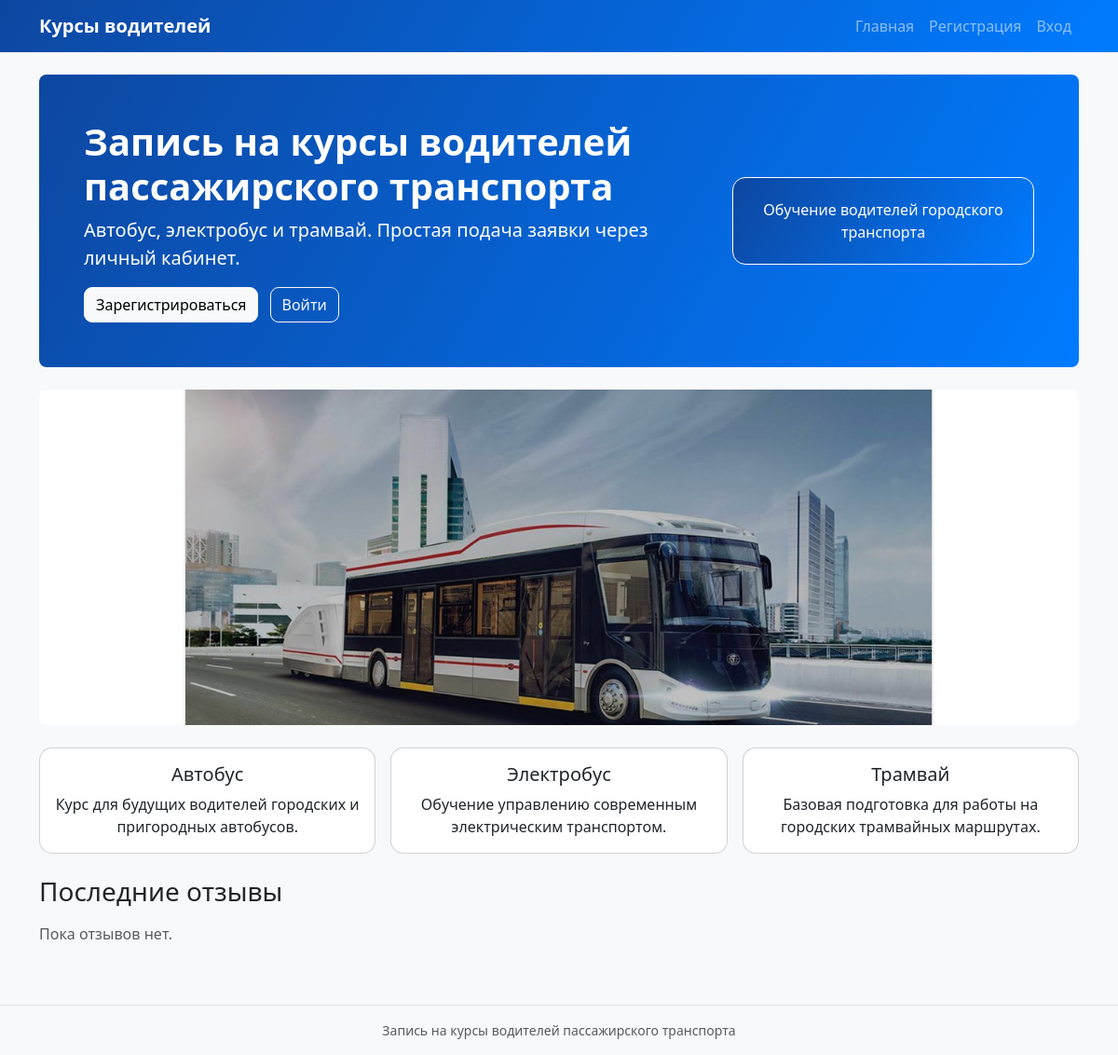
The app's page /, older data.
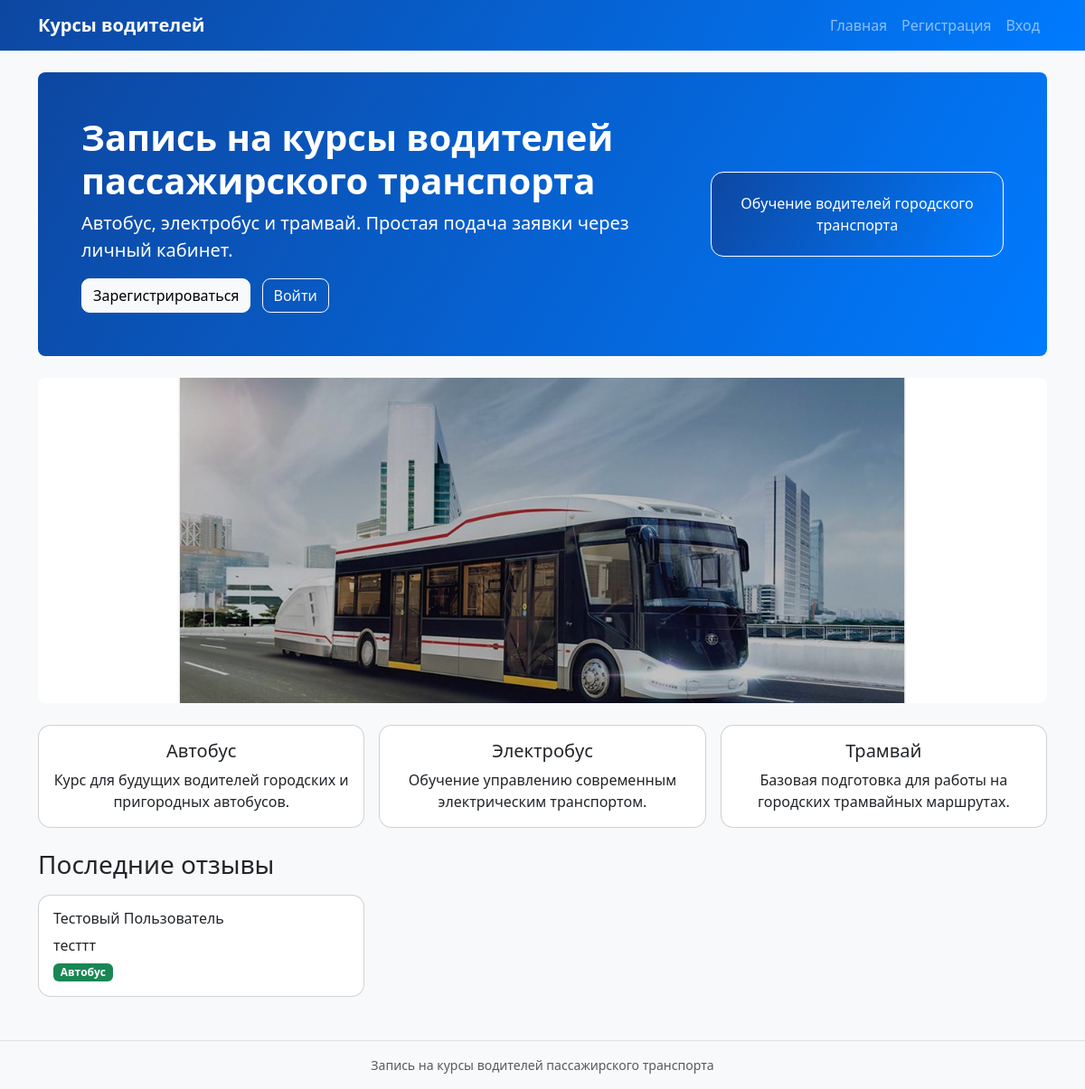
The same page, newer data.
### courses/models.py (models this page shows, shortened)
class Review(models.Model):
    user = models.ForeignKey(User, on_delete=models.CASCADE, verbose_name='Пользователь')
    application = models.OneToOneField(Application, on_delete=models.CASCADE, verbose_name='Заявка')
    text = models.TextField('Отзыв')
    created_at = models.DateTimeField('Дата отзыва', auto_now_add=True)

class User(models.Model):
    surname = models.CharField('Фамилия', max_length=50)
    name = models.CharField('Имя', max_length=50)
    patronymic = models.CharField('Отчество', max_length=50, blank=True)
    login = models.CharField('Логин', max_length=50, unique=True)
    password = models.CharField('Пароль', max_length=100)
    phone = models.CharField('Телефон', max_length=30)
    email = models.EmailField('Email')

class Application(models.Model):
    COURSE_CHOICES = [
        ('bus', 'Автобус'),
        ('electrobus','Электробус'),
        ('tram','Трамвай'),
    ]
    PAYMENT_CHOICES = [
        ('cash','Наличные'),
        ('card', 'Карта'),
        ('online', 'Онлайн'),
    ]
    STATUS_CHOICES = [
        ('new', 'Новая'),
        ('learning', 'Идет обучение'),
        ('finished', 'Обучение завершено'),
    ]
    user = models.ForeignKey(User, on_delete=models.CASCADE, verbose_name='Пользователь')
    course_type = models.CharField('Курс', max_length=20, choices=COURSE_CHOICES)
    payment_type = models.CharField('Способ оплаты', max_length=20, choices=PAYMENT_CHOICES)
    preferred_date = models.DateField('Дата обучения')
    status = models.CharField('Статус', max_length=20, choices=STATUS_CHOICES, default='new')
    created_at = models.DateTimeField('Дата заявки', auto_now_add=True)

### courses/views.py (the view)
# urls.py: path('', views.index, name='index'),
def index(request):
    reviews = Review.objects.select_related('user', 'application').order_by('-created_at')[:3]
    return render(request, 'index.html', {'reviews': reviews, 'slider_images': SLIDER_IMAGES})

### templates/index.html
{% extends 'base.html' %}
{% load static %}
{% block content %}
<section class="banner rounded-3 p-4 p-md-5 mb-4 text-white">
    <div class="row align-items-center">
        <div class="col-md-8">
            <h1 class="display-6 fw-bold">Запись на курсы водителей пассажирского транспорта</h1>
            <p class="lead">Автобус, электробус и трамвай. Простая подача заявки через личный кабинет.</p>
            <a href="{% url 'register' %}" class="btn btn-light me-2">Зарегистрироваться</a>
            <a href="{% url 'login' %}" class="btn btn-outline-light">Войти</a>
        </div>
        <div class="col-md-4 mt-3 mt-md-0">
            <div class="banner-box">
                Обучение водителей городского транспорта
            </div>
        </div>
    </div>
</section>
<div id="transportCarousel" class="carousel slide mb-4" data-bs-ride="carousel" data-bs-interval="3000">
    <div class="carousel-inner rounded-3">
        {% for image in slider_images %}
            <div class="carousel-item {% if forloop.first %}active{% endif %}">
                <img src="/media/{{ image }}" class="d-block w-100 slider-img" alt="Транспорт">
            </div>
        {% endfor %}
    </div>
    <button class="carousel-control-prev" type="button" data-bs-target="#transportCarousel" data-bs-slide="prev">
        <span class="carousel-control-prev-icon"></span>
    </button>
    <button class="carousel-control-next" type="button" data-bs-target="#transportCarousel" data-bs-slide="next">
        <span class="carousel-control-next-icon"></span>
    </button>
</div>
<div class="row g-3 mb-4">
    <div class="col-md-4">
        <div class="card h-100 course-card">
            <div class="card-body text-center">
                <h5 class="card-title">Автобус</h5>
                <p class="card-text">Курс для будущих водителей городских и пригородных автобусов.</p>
            </div>
        </div>
    </div>
    <div class="col-md-4">
        <div class="card h-100 course-card">
            <div class="card-body text-center">
                <h5 class="card-title">Электробус</h5>
                <p class="card-text">Обучение управлению современным электрическим транспортом.</p>
            </div>
        </div>
    </div>
    <div class="col-md-4">
        <div class="card h-100 course-card">
            <div class="card-body text-center">
                <h5 class="card-title">Трамвай</h5>
                <p class="card-text">Базовая подготовка для работы на городских трамвайных маршрутах.</p>
            </div>
        </div>
    </div>
</div>
<h3 class="mb-3">Последние отзывы</h3>
<div class="row g-3">
    {% for review in reviews %}
        <div class="col-md-4">
            <div class="card h-100">
                <div class="card-body">
                    <h6>{{ review.user.surname }} {{ review.user.name }}</h6>
                    <p class="mb-1">{{ review.text }}</p>
                    <span class="badge bg-success">{{ review.application.get_course_type_display }}</span>
                </div>
            </div>
        </div>
    {% empty %}
        <p class="text-muted">Пока отзывов нет.</p>
    {% endfor %}
</div>
{% endblock %}

### templates/base.html (shortened to what this page needs)
{% load static %}
<!doctype html>
<html lang="ru">
<head>
    <link href="https://cdn.jsdelivr.net/npm/bootstrap@5.3.3/dist/css/bootstrap.min.css" rel="stylesheet">
    <link rel="stylesheet" href="{% static 'css/style.css' %}">
</head>
<body>
<nav class="navbar navbar-expand-lg navbar-dark">
    <div class="container">
        <a class="navbar-brand fw-bold" href="{% url 'index' %}">Курсы водителей</a>
        <div class="collapse navbar-collapse" id="mainMenu">
            <ul class="navbar-nav ms-auto">
                <li class="nav-item"><a class="nav-link" href="{% url 'index' %}">Главная</a></li>
                {% if request.session.is_admin %}
                    <li class="nav-item"><a class="nav-link" href="{% url 'admin_panel' %}">Админ-панель</a></li>
                    <li class="nav-item"><a class="nav-link" href="{% url 'logout' %}">Выход</a></li>
                {% elif request.session.user_id %}
                    <li class="nav-item"><a class="nav-link" href="{% url 'cabinet' %}">Кабинет</a></li>
                    <li class="nav-item"><a class="nav-link" href="{% url 'logout' %}">Выход</a></li>
                {% else %}
                    <li class="nav-item"><a class="nav-link" href="{% url 'register' %}">Регистрация</a></li>
                    <li class="nav-item"><a class="nav-link" href="{% url 'login' %}">Вход</a></li>
                {% endif %}
            </ul>
        </div>
    </div>
</nav>
<main class="container py-4">
    {% block content %}{% endblock %}
</main>
<footer class="bg-light border-top mt-4 py-3">
    <div class="container text-center text-muted small">
         Запись на курсы водителей пассажирского транспорта
    </div>
</footer>
</body>
</html>

### static/css/style.css (style rules this page uses)
body { background: #f8f9fa; }
.banner, .navbar { background: linear-gradient(120deg, #0d47a1, #007bff); }
.banner-box { background: linear-gradient(120deg, #0d47a1, #007bff); border: 1px solid #ffffff; border-radius: 14px; padding: 22px; font-size: 16px; text-align: center; }
.slider-img { height: 360px; object-fit: cover; background: #b3b2b2; }
.course-card { transition: 0.2s; }
.card { border-radius: 14px; }
.btn { border-radius: 9px; }

Row changes from the older to the newer data that the page shows:
added Review: user.surname "Тестовый", user.name "Пользователь", text "тесттт", application.course_type "Автобус"
Text that changed along with them:
text no longer shown: "Пока отзывов нет."
